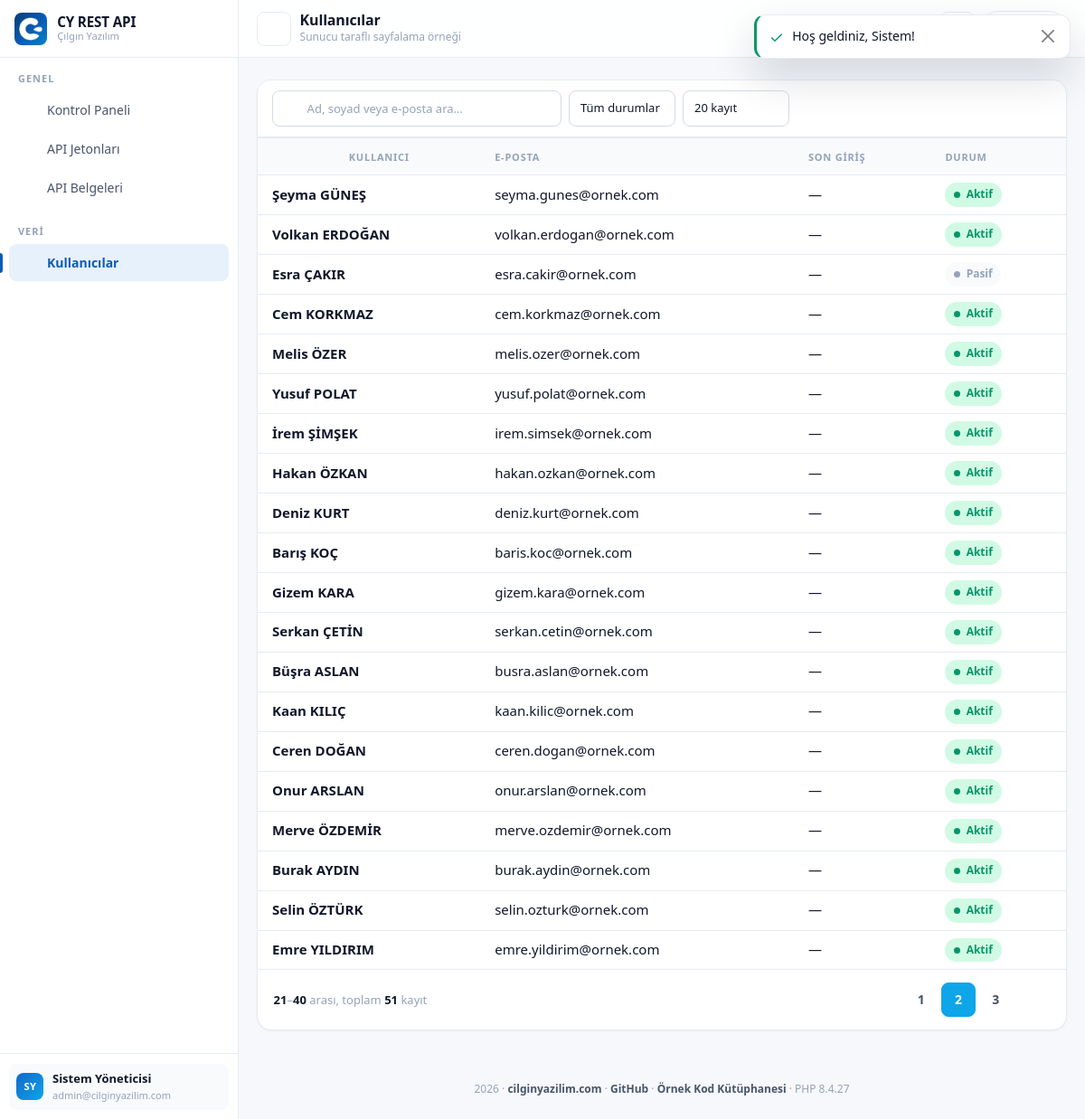
The app's page /users?page=2 (signed in) with its own data.
### tables this page shows
CREATE TABLE `users` (
  `id`            INT UNSIGNED NOT NULL AUTO_INCREMENT,

  `name`          VARCHAR(150) NOT NULL,
  `surname`       VARCHAR(150) NOT NULL,

   
   
  `email`         VARCHAR(190) NOT NULL,

   
   
   
  `password`      VARCHAR(255) NOT NULL,

   
  `is_active`     TINYINT(1)   NOT NULL DEFAULT 1,

   
   
  `theme`         ENUM('light','dark') NOT NULL DEFAULT 'light',

  `last_login_at` DATETIME     NULL DEFAULT NULL,
  `created_at`    TIMESTAMP    NOT NULL DEFAULT CURRENT_TIMESTAMP,
  `updated_at`    TIMESTAMP    NULL DEFAULT NULL,

  PRIMARY KEY (`id`),

   
   
   
  UNIQUE KEY `uk_users_email` (`email`),

   
   
   
  KEY `idx_users_name`    (`name`),
  KEY `idx_users_surname` (`surname`),
  KEY `idx_users_active`  (`is_active`),
  KEY `idx_users_created` (`created_at`)
);

### app/Http/Controller.php (called while the page is built, shortened)
<?php
abstract class Controller
{
    protected PDO $db;
    public function __construct()
    {
        $this->db = Database::connection();
    }
    protected function users(): UserRepository
    {
        return new UserRepository($this->db);
    }
    protected function view(string $view, array $data = [], ?string $layout = 'layouts/admin'): void
    {
        View::render($view, $data, $layout);
    }
}

### app/Http/Controllers/UserController.php (called while the page is built, shortened)
<?php
final class UserController extends Controller
{
    public function index(Request $request): void
    {
        $search  = trim($request->input('q'));
        $perPage = Paginator::perPageFromRequest($request);
        $page    = Paginator::pageFromRequest($request);
        $status     = $request->input('status');
        $activeOnly = match ($status) {
            'active'  => true,
            'passive' => false,
            default   => null,
        };
        $total = $this->users()->countAll($search, $activeOnly);
        $paginator = new Paginator($total, $page, $perPage);
        $rows = $this->users()->page(
            $paginator->offset(),
            $paginator->perPage(),
            $search,
            $activeOnly
        );
        $this->view('users/index', [
            'title'     => 'Kullanıcılar',
            'subtitle'  => 'Sunucu taraflı sayfalama örneği',
            'rows'      => $rows,
            'paginator' => $paginator,
            'search'    => $search,
            'status'    => $status,
            'perPage'   => $perPage,
            'scripts'   => ['users.js'],
        ]);
    }
}

### index.php (called while the page is built, shortened)
<?php
require CY_BASE . '/app/Core/Autoloader.php';
require CY_BASE . '/app/Support/helpers.php';
$request = new Request();
View::share([
    'appName'     => Config::get('app.name'),
    'appBrand'    => Config::get('app.brand'),
    'currentUser' => Auth::user(),
]);
$router = require CY_BASE . '/routes/web.php';
$router->dispatch($request);

### app/Core/Config.php (called while the page is built, shortened)
<?php
final class Config
{
    private static array $items = [];
    public static function load(string $file): void
    {
        $data = require $file;
        self::$items = is_array($data) ? $data : [];
    }
    public static function get(string $key, mixed $default = null): mixed
    {
        $value = self::$items;
        foreach (explode('.', $key) as $segment) {
            $value = $value[$segment];
        }
        return $value;
    }
}

### app/Repositories/UserRepository.php (called while the page is built, shortened)
<?php
final class UserRepository
{
    public function find(int $id): ?User
    {
        $stmt = $this->db->prepare('SELECT * FROM users WHERE id = :id LIMIT 1');
        $stmt->execute([':id' => $id]);
        $row = $stmt->fetch();
        return $row ? User::fromRow($row) : null;
    }
    public function countAll(string $search = '', ?bool $activeOnly = null): int
    {
        [$where, $params] = $this->filter($search, $activeOnly);
        $stmt = $this->db->prepare('SELECT COUNT(*) FROM users ' . $where);
        $stmt->execute($params);
        return (int) $stmt->fetchColumn();
    }
    public function page(int $offset, int $limit, string $search = '', ?bool $activeOnly = null): array
    {
        [$where, $params] = $this->filter($search, $activeOnly);
        $sql = 'SELECT * FROM users '
             . $where
             . ' ORDER BY id DESC'
             . ' LIMIT ' . (int) $limit . ' OFFSET ' . (int) $offset;
        $stmt = $this->db->prepare($sql);
        $stmt->execute($params);
        return array_map(
            static fn (array $row): User => User::fromRow($row),
            $stmt->fetchAll()
        );
    }
    private function filter(string $search, ?bool $activeOnly): array
    {
        $conditions = [];
        $params     = [];
        $search = trim($search);
        return [
            $conditions === [] ? '' : 'WHERE ' . implode(' AND ', $conditions),
            $params,
        ];
    }
}

### app/Core/Database.php (called while the page is built, shortened)
<?php
final class Database
{
    private static ?PDO $connection = null;
    public static function connection(): PDO
    {
        if (self::$connection instanceof PDO) {
            return self::$connection;
        }
        $dsn = sprintf(
            'mysql:host=%s;port=%d;dbname=%s;charset=%s',
            (string) Config::get('db.host'),
            (int) Config::get('db.port', 3306),
            (string) Config::get('db.name'),
            (string) Config::get('db.charset', 'utf8mb4')
        );
        try {
            self::$connection = new PDO(
                $dsn,
                (string) Config::get('db.user'),
                (string) Config::get('db.pass'),
                [
                    PDO::ATTR_ERRMODE => PDO::ERRMODE_EXCEPTION,
                    PDO::ATTR_DEFAULT_FETCH_MODE => PDO::FETCH_ASSOC,
                    PDO::ATTR_EMULATE_PREPARES => false,
                    PDO::ATTR_PERSISTENT => false,
                ]
            );
        } catch (PDOException $e) {
            error_log('[CY] Veritabani baglanti hatasi: ' . $e->getMessage());
            throw new RuntimeException(
                Config::get('app.debug')
                    ? 'Veritabanı bağlantı hatası: ' . $e->getMessage()
                    : 'Veritabanına bağlanılamadı. Lütfen daha sonra tekrar deneyin.',
                0,
                $e
            );
        }
        return self::$connection;
    }
}

### app/Core/Request.php (called while the page is built, shortened)
<?php
final class Request
{
    private array $query;
    private array $body;
    public function __construct()
    {
        $this->query = $_GET;
        $this->body = $_POST !== [] ? $_POST : self::parseBody();
    }
    private static function parseBody(): array
    {
        $raw  = (string) file_get_contents('php://input');
        if ($raw === '') {
            return [];
        }
        parse_str($raw, $parsed);
        return $parsed;
    }
    public function input(string $key, string $default = ''): string
    {
        $value = $this->body[$key] ?? $this->query[$key] ?? $default;
        return is_scalar($value) ? trim((string) $value) : $default;
    }
    public function raw(string $key, mixed $default = null): mixed
    {
        return $this->body[$key] ?? $this->query[$key] ?? $default;
    }
}

### app/Core/Paginator.php (called while the page is built, shortened)
<?php
final class Paginator
{
    public function __construct(
        private readonly int $total,
        private int $page = 1,
        private readonly int $perPage = self::DEFAULT_PER_PAGE,
    ) {
        $this->lastPage = max(1, (int) ceil($this->total / max(1, $this->perPage)));
        $this->page = min(max(1, $this->page), $this->lastPage);
    }
    public static function pageFromRequest(Request $request, string $key = 'page'): int
    {
        return max(1, (int) $request->raw($key, '1'));
    }
    public static function perPageFromRequest(Request $request, string $key = 'per'): int
    {
        $value = (int) $request->raw($key, (string) self::DEFAULT_PER_PAGE);
        return in_array($value, self::PER_PAGE_OPTIONS, true) ? $value : self::DEFAULT_PER_PAGE;
    }
    public function offset(): int
    {
        return ($this->page - 1) * $this->perPage;
    }
    public function perPage(): int
    {
        return $this->perPage;
    }
}

### app/Core/Autoloader.php (called while the page is built, shortened)
<?php
final class Autoloader
{
    public static function register(string $prefix, string $baseDir): void
    {
        $prefix  = rtrim($prefix, '\\') . '\\';
        $baseDir = rtrim($baseDir, '/\\') . DIRECTORY_SEPARATOR;
        spl_autoload_register(static function (string $class) use ($prefix, $baseDir): void {
            $relative = substr($class, strlen($prefix));
            $file = $baseDir . str_replace('\\', DIRECTORY_SEPARATOR, $relative) . '.php';
            $real = realpath($file);
        });
    }
}

### app/Models/User.php (called while the page is built, shortened)
<?php
final class User
{
    public static function normalizeTheme(mixed $value): string
    {
        return $value === self::THEME_DARK ? self::THEME_DARK : self::THEME_LIGHT;
    }
    public static function fromRow(array $row): self
    {
        return new self(
            id:           (int) ($row['id'] ?? 0),
            name:         (string) ($row['name'] ?? ''),
            surname:      (string) ($row['surname'] ?? ''),
            email:        (string) ($row['email'] ?? ''),
            isActive:     (bool) ($row['is_active'] ?? true),
            theme:        self::normalizeTheme($row['theme'] ?? self::THEME_LIGHT),
            lastLoginAt:  isset($row['last_login_at']) ? (string) $row['last_login_at'] : null,
            createdAt:    isset($row['created_at']) ? (string) $row['created_at'] : null,
            passwordHash: (string) ($row['password'] ?? ''),
        );
    }
    public function fullName(): string
    {
        return trim($this->name . ' ' . $this->surname);
    }
    public function initials(): string
    {
        $first = mb_substr($this->name, 0, 1, 'UTF-8');
        $last  = mb_substr($this->surname, 0, 1, 'UTF-8');
        return mb_strtoupper($first . $last, 'UTF-8');
    }
}

### app/Core/Auth.php (called while the page is built, shortened)
<?php
final class Auth
{
    private static ?User $cached = null;
    private static bool $resolved = false;
    public static function user(): ?User
    {
        if (self::$resolved) {
            return self::$cached;
        }
        self::$resolved = true;
        $id = Session::get(self::SESSION_KEY);
        $user = (new UserRepository(Database::connection()))->find((int) $id);
        return self::$cached = $user;
    }
}

### app/Core/Session.php (called while the page is built, shortened)
<?php
final class Session
{
    public static function get(string $key, mixed $default = null): mixed
    {
        return $_SESSION[$key] ?? $default;
    }
}

### views/users/index.php (the view, shortened to what this page needs)
<div class="cy-card">
    <form class="cy-toolbar" method="get" action="<?= e(url('users')) ?>">
        <div class="cy-toolbar__search">
            <div class="cy-input-icon">
                <input type="search" class="form-control form-control-sm"
                       name="q" value="<?= e($search) ?>"
                       placeholder="Ad, soyad veya e-posta ara…"
                       aria-label="Kullanıcı ara" autocomplete="off">
            </div>
        </div>
        <select class="form-select form-select-sm cy-filter-select" name="status"
                aria-label="Duruma göre filtrele">
            <option value="">Tüm durumlar</option>
        </select>
        <select class="form-select form-select-sm cy-filter-select" name="per"
                aria-label="Sayfa başına kayıt">
            <?php foreach (Paginator::PER_PAGE_OPTIONS as $option): ?>
                <option value="<?= $option ?>" <?= $perPage === $option ? 'selected' : '' ?>>
                    <?= $option ?> kayıt
                </option>
            <?php endforeach; ?>
        </select>
    </form>
    <div class="cy-card__body cy-card__body--flush">
        <div class="cy-table-wrap">
            <table class="table cy-table w-100">
                <thead>
                    <tr>
                        <th scope="col">Kullanıcı</th>
                        <th scope="col" class="cy-hide-sm">E-posta</th>
                        <th scope="col" class="cy-hide-sm">Son Giriş</th>
                        <th scope="col">Durum</th>
                    </tr>
                </thead>
                <tbody>
                    <?php foreach ($rows as $row): ?>
                        <tr>
                            <td>
                                <div class="cy-user-cell">
                                    <span class="cy-user-cell__name"><?= e($row->fullName()) ?></span>
                                </div>
                            </td>
                            <td class="cy-hide-sm"><?= e($row->email) ?></td>
                            <td class="cy-hide-sm"><?= e(human_date($row->lastLoginAt)) ?></td>
                            <td>
                                <span class="cy-status <?= $row->isActive ? 'is-active' : 'is-passive' ?>">
                                    <span class="cy-status__dot"></span>
                                    <?= $row->isActive ? 'Aktif' : 'Pasif' ?>
                                </span>
                            </td>
                        </tr>
                    <?php endforeach; ?>
                </tbody>
            </table>
        </div>
    </div>
</div>

### views/partials/sidebar.php (shortened to what this page needs)
<?php
$user = $currentUser ?? null;
$menu = Config::get('menu', []);
?>
<aside class="cy-sidebar" id="cy_sidebar" aria-label="Ana gezinme">
    <a class="cy-sidebar__brand" href="<?= e(url('dashboard')) ?>">
        <span class="cy-sidebar__logo">
            <img src="<?= e(asset('images/logo.png')) ?>" alt="">
        </span>
        <span class="cy-sidebar__title">
            <strong><?= e($appName ?? '') ?></strong>
            <span><?= e($appBrand ?? 'Çılgın Yazılım') ?></span>
        </span>
    </a>
    <nav class="cy-sidebar__nav">
        <?php foreach ($menu as $group): ?>
            <div class="cy-nav-group">
                <span class="cy-nav-group__label"><?= e($group['label']) ?></span>
                <?php foreach ($group['items'] as $item): ?>
                    <a class="cy-nav-link<?= is_route($item['route']) ? ' is-active' : '' ?>"
                       href="<?= e(url($item['route'])) ?>"
                       data-title="<?= e($item['label']) ?>"
                       <?= is_route($item['route']) ? 'aria-current="page"' : '' ?>>
                        <?= icon($item['icon']) ?>
                        <span class="cy-nav-link__text"><?= e($item['label']) ?></span>
                    </a>
                <?php endforeach; ?>
            </div>
        <?php endforeach; ?>
    </nav>
    <?php if ($user !== null): ?>
        <div class="cy-sidebar__footer">
            <div class="cy-side-user">
                <span class="cy-avatar cy-avatar--sm cy-avatar--initial"><?= e($user->initials()) ?></span>
                <span class="cy-side-user__info">
                    <span class="cy-side-user__name"><?= e($user->fullName()) ?></span>
                    <span class="cy-side-user__role"><?= e($user->email) ?></span>
                </span>
            </div>
        </div>
    <?php endif; ?>
</aside>

### records on screen
users: $user->initials() "SY", $user->fullName() "Sistem Yöneticisi", email "admin@cilginyazilim.com"
users: $row->fullName() "Şeyma GÜNEŞ", email "seyma.gunes@ornek.com", last_login_at "—", is_active "Aktif"
users: $row->fullName() "Volkan ERDOĞAN", email "volkan.erdogan@ornek.com", last_login_at "—", is_active "Aktif"
users: $row->fullName() "Esra ÇAKIR", email "esra.cakir@ornek.com", last_login_at "—", is_active "Pasif"
users: $row->fullName() "Cem KORKMAZ", email "cem.korkmaz@ornek.com", last_login_at "—", is_active "Aktif"
users: $row->fullName() "Melis ÖZER", email "melis.ozer@ornek.com", last_login_at "—", is_active "Aktif"
users: $row->fullName() "Yusuf POLAT", email "yusuf.polat@ornek.com", last_login_at "—", is_active "Aktif"
users: $row->fullName() "İrem ŞİMŞEK", email "irem.simsek@ornek.com", last_login_at "—", is_active "Aktif"
users: $row->fullName() "Hakan ÖZKAN", email "hakan.ozkan@ornek.com", last_login_at "—", is_active "Aktif"
users: $row->fullName() "Deniz KURT", email "deniz.kurt@ornek.com", last_login_at "—", is_active "Aktif"
users: $row->fullName() "Barış KOÇ", email "baris.koc@ornek.com", last_login_at "—", is_active "Aktif"
users: $row->fullName() "Gizem KARA", email "gizem.kara@ornek.com", last_login_at "—", is_active "Aktif"
users: $row->fullName() "Serkan ÇETİN", email "serkan.cetin@ornek.com", last_login_at "—", is_active "Aktif"
users: $row->fullName() "Büşra ASLAN", email "busra.aslan@ornek.com", last_login_at "—", is_active "Aktif"
users: $row->fullName() "Kaan KILIÇ", email "kaan.kilic@ornek.com", last_login_at "—", is_active "Aktif"
users: $row->fullName() "Ceren DOĞAN", email "ceren.dogan@ornek.com", last_login_at "—", is_active "Aktif"
users: $row->fullName() "Onur ARSLAN", email "onur.arslan@ornek.com", last_login_at "—", is_active "Aktif"
users: $row->fullName() "Merve ÖZDEMİR", email "merve.ozdemir@ornek.com", last_login_at "—", is_active "Aktif"
users: $row->fullName() "Burak AYDIN", email "burak.aydin@ornek.com", last_login_at "—", is_active "Aktif"
users: $row->fullName() "Selin ÖZTÜRK", email "selin.ozturk@ornek.com", last_login_at "—", is_active "Aktif"
users: $row->fullName() "Emre YILDIRIM", email "emre.yildirim@ornek.com", last_login_at "—", is_active "Aktif"

### other values on screen
$appName "CY REST API"
$appBrand "Çılgın Yazılım"
$group['label'] "GENEL"
$item['label'] "Kontrol Paneli"
$item['label'] "API Jetonları"
$item['label'] "API Belgeleri"
$group['label'] "VERI"
$item['label'] "Kullanıcılar"
$pageTitle "Kullanıcılar"
$pageSubtitle "Sunucu taraflı sayfalama örneği"
$paginator->from() "21"
$paginator->to() "40"
$paginator->total() "51"
$page "1"
$page "2"
